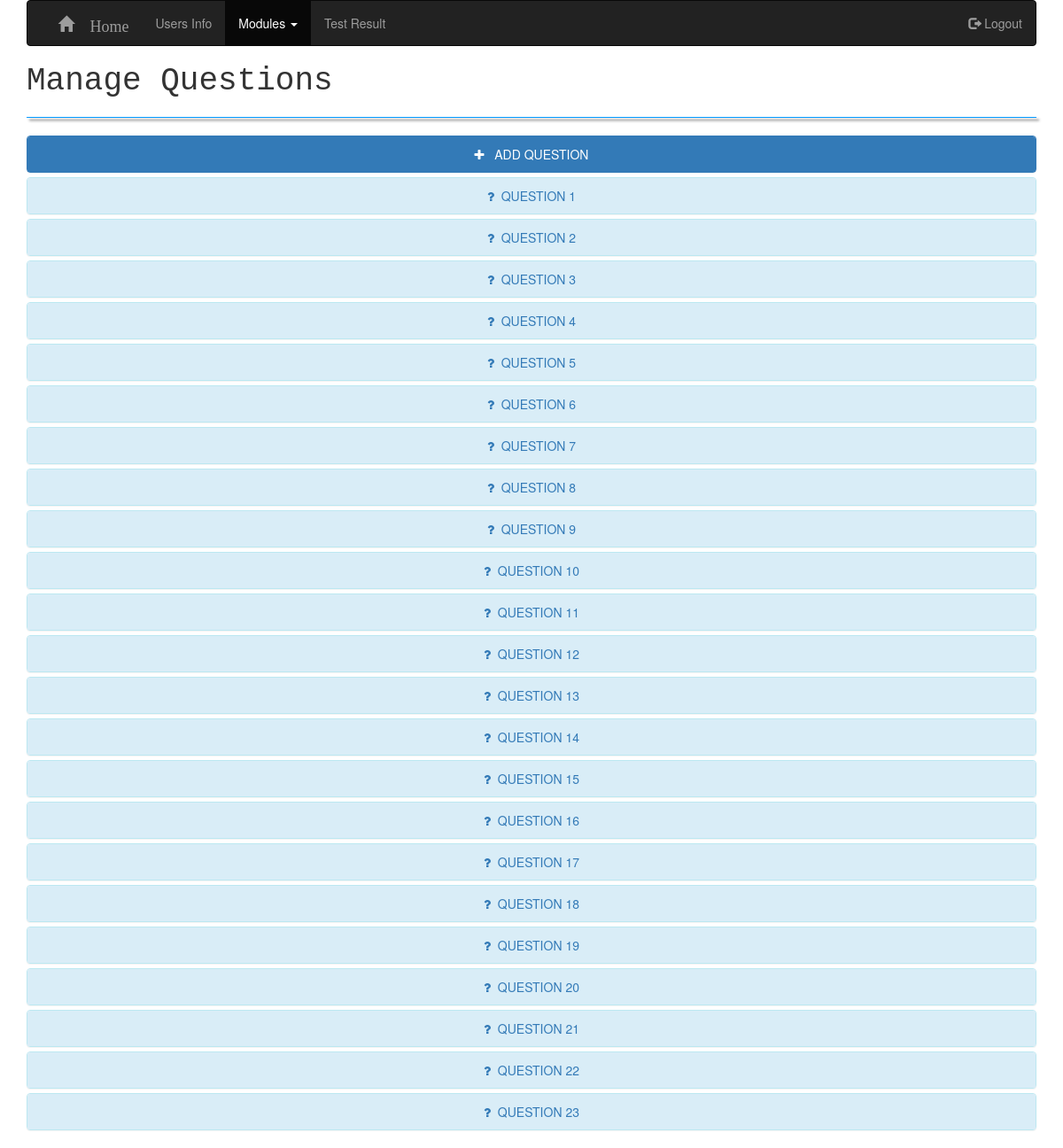
The page /MCQ/manageQuestions.php?uid=1 (signed in) on the database its author committed.
### tables this page shows
CREATE TABLE `sampletest` (
  `uid` int(11) NOT NULL,
  `question` varchar(500) NOT NULL,
  `a` varchar(100) NOT NULL,
  `b` varchar(100) NOT NULL,
  `c` varchar(100) NOT NULL,
  `d` varchar(100) NOT NULL,
  `correct_option` varchar(5) NOT NULL
);

### MCQ/manageQuestions.php (the view, shortened to what this page needs)
<?php
	if(isset($_SESSION['admin']) && isset($_GET['uid']))
	{
		include_once('db_connect.php');
		$uid=$_GET['uid'];
		$sql_query="SELECT name FROM tests WHERE uid='$uid' LIMIT 1";
		$result=mysqli_query($db_conn,$sql_query);
		$row=mysqli_fetch_assoc($result);
		$test=$row['name'];
	}
?>
<!DOCTYPE html>
<html lang="en">
	<head>
		<link rel="stylesheet" href="https://maxcdn.bootstrapcdn.com/bootstrap/3.3.7/css/bootstrap.min.css">
		<link rel="stylesheet" href="https://cdnjs.cloudflare.com/ajax/libs/font-awesome/4.7.0/css/font-awesome.min.css">
	</head>
	<body>
		<div class="container">
			<nav class="navbar navbar-inverse">
				<div class="container-fluid">
					<ul class="nav navbar-nav">
						<li>	&nbsp;	&nbsp;	&nbsp;</li>
						<li><a class="navbar-brand glyphicon glyphicon-home" href="adminHome.php">  Home</a></li>
						<li><a href="userInfo.php">Users Info</a></li>
						<li class="dropdown active"><a class="dropdown-toggle" data-toggle="dropdown" href="#">Modules <span class="caret"></span></a>
						</li>
						<li><a href="testResult.php">Test Result</a></li>
					</ul>
					<ul class="nav navbar-nav navbar-right">
						<li><a href="logout.php"><span class="glyphicon glyphicon-log-out"></span> Logout</a></li>
					</ul>
				</div>
			</nav>
			<h1 style="font-family: monospace;">Manage Questions</h1>
			<hr>
			<div class="panel-group">
				<div class="panel panel-primary">
					<div class="panel-heading">
						<center><a data-toggle="collapse" href="#addquestion"><span style="color:white;"><i class="fa fa-plus"></i> &nbsp; ADD QUESTION </span></a></center>
					</div>
				</div>
				<?php
					include_once('db_connect.php');
					$sql_query="SELECT * FROM $test ";
					$result=mysqli_query($db_conn,$sql_query);
					while($row=mysqli_fetch_assoc($result))
					{
						$uid=$row['uid'];
						$question=$row['question'];
						$a=$row['a'];
						$b=$row['b'];
						$c=$row['c'];
						$d=$row['d'];
						$correct_option=$row['correct_option'];
						$question_name="question".$uid;
						$a_name="a".$uid;
						$b_name="b".$uid;
						$c_name="c".$uid;
						$d_name="d".$uid;
						$correct_option_name="c_o".$uid;
						$top="<div class=\"panel panel-info\">
									<div class=\"panel-heading\">
										<center><a data-toggle=\"collapse\" href=\"#$uid\"><span><i class=\"fa fa-question\"></i> &nbsp;QUESTION $uid</span></a></center>
									</div>
									<div id=\"$uid\" class=\"panel-collapse collapse\">
										<form method=\"POST\">
											<div class=\"panel-body\" style=\"height: 500px;\">
													<label class=\"control-label\" for=\"$question_name\" style=\"width:20%; float:left; font-size:20px; text-align: right;\">QUESTION: &nbsp;</label>
													<textarea name=\"$question_name\" id=\"$question_name\"  pattern=\"[]{1,}\" class=\"form-control\" required style=\"width:70%; float:left;\">$question</textarea>
													<label class=\"control-label\" for=\"$a_name\" style=\"width:20%; float:left; font-size:20px; text-align: right;\">OPTION A: &nbsp;</label>
													<textarea name=\"$a_name\" id=\"$a_name\"  pattern=\"[]{1,}\" class=\"form-control\" required style=\"width:70%; float:left;\">$a</textarea>
													<label class=\"control-label\" for=\"$b_name\" style=\"width:20%; float:left; font-size:20px; text-align: right;\">OPTION B: &nbsp;</label>
													<textarea name=\"$b_name\" id=\"$b_name\"  pattern=\"[]{1,}\" class=\"form-control\" required style=\"width:70%; float:left;\">$b</textarea>
													<label class=\"control-label\" for=\"$c_name\" style=\"width:20%; float:left; font-size:20px; text-align: right;\">OPTION C: &nbsp;</label>
													<textarea name=\"$c_name\" id=\"$c_name\"  pattern=\"[]{1,}\" class=\"form-control\" required style=\"width:70%; float:left;\">$c</textarea>
													<label class=\"control-label\" for=\"$d_name\" style=\"width:20%; float:left; font-size:20px; text-align: right;\">OPTION D: &nbsp;</label>
													<textarea name=\"$d_name\" id=\"$d_name\"  pattern=\"[]{1,}\" class=\"form-control\" required style=\"width:70%; float:left;\">$d</textarea>
												<div class=\"form-group\">
													<label class=\"control-label\" for=\"$correct_option_name\" style=\"width:20%; float:left; font-size:20px; text-align: right;\">CORRECT OPTION: &nbsp;</label>
													<select class=\"form-control\" id=\"$correct_option_name\" name=\"$correct_option_name\" style=\"width: 70%; float: left;\">";
						if($correct_option=="a")
							$middle="<option value=\"a\" selected>A</option>
        							<option value=\"b\">B</option>
        							<option value=\"c\">C</option>
        							<option value=\"d\">D</option>";
        				else if($correct_option=="b")
        					$middle="<option value=\"a\">A</option>
        							<option value=\"b\" selected>B</option>
        							<option value=\"c\">C</option>
        							<option value=\"d\">D</option>";
        				else if($correct_option=="c")
        					$middle="<option value=\"a\">A</option>
        							<option value=\"b\">B</option>
        							<option value=\"c\" selected>C</option>
        							<option value=\"d\">D</option>";
        				else if($correct_option=="d")
        					$middle="<option value=\"a\">A</option>
        							<option value=\"b\">B</option>
        							<option value=\"c\">C</option>
        							<option value=\"d\" selected>D</option>";
						$bottom="</select>
                                                </div>
                                                <input type=\"hidden\" name=\"hidden_name\" value=\"$uid\">
                                            </div>
                                            <div class=\"panel-footer\">
                                                <center>
                                                    <input type=\"submit\" value=\"Update\" name=\"update\" class=\"btn btn-primary\">
                                                </center>
                                            </div>
                                        </form>
                                    </div>
                                </div>";
                        $display=$top.$middle.$bottom;
                        echo $display;
					}
				?>
			</div>
		</div>
	</body>
</html>

### MCQ/manageQuestions.php (style rules this page uses)
hr { box-shadow: 3px 3px 3px; size: 10px; border-color: #0099ff; }

### rows shown on the page
sampletest: uid "1"
sampletest: uid "2"
sampletest: uid "3"
sampletest: uid "4"
sampletest: uid "5"
sampletest: uid "6"
sampletest: uid "7"
sampletest: uid "8"
sampletest: uid "9"
sampletest: uid "10"
sampletest: uid "11"
sampletest: uid "12"
sampletest: uid "13"
sampletest: uid "14"
sampletest: uid "15"
sampletest: uid "16"
sampletest: uid "17"
sampletest: uid "18"
sampletest: uid "19"
sampletest: uid "20"
sampletest: uid "21"
sampletest: uid "22"
sampletest: uid "23"
